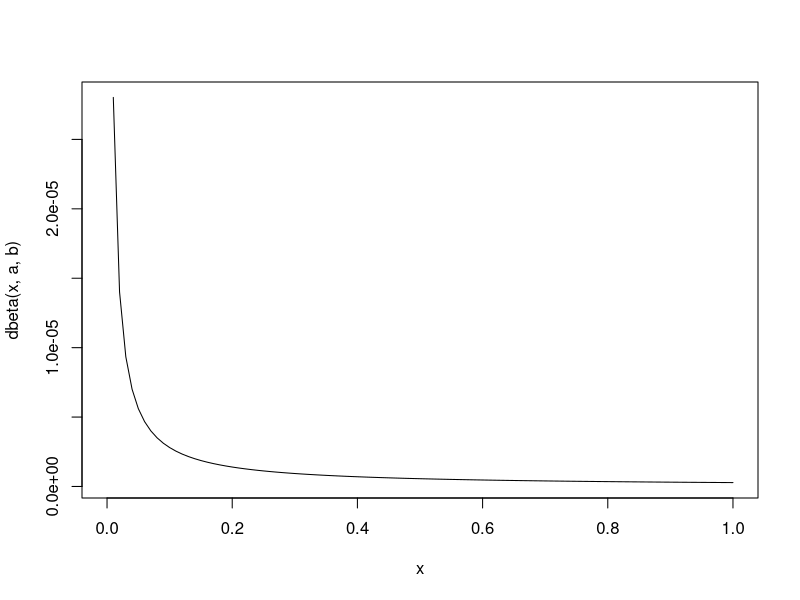

This chart was generated by the following R code:
rm(list=ls())
data=read.csv('examdata2019.csv', header=T)

K=33500000

Y=data$deaths
T=length(Y)

p_obj=2242/8000000000

b = 1
a = b*p_obj/(1-p_obj)
b = 1

x=seq(0,1,0.01)
plot(x,dbeta(x,a,b),type='l')

B=rbeta(1000000,a,b)
print(mean(B))
print(var(B))

#____________________
#MargLike
like = function(Y,p){
  return(prod(dbinom(Y,K,p)))
}

Lbinom = function(N,n){
  return(lgamma(N+1)-lgamma(N-n+1)-lgamma(n+1))
}

loglike = function(Y,p){
  res = Lbinom(K,Y) + Y*log(p) + (K-Y)*log(1-p) 
  return(sum(res))
}

N_mc=1e4
MargLike=0
p=rbeta(N_mc,a,b)

for (i in seq(1,N_mc)) MargLike = MargLike + exp(loglike(Y,p[i]))
  
MargLike = MargLike/N_mc

print(log(MargLike))


#------------------------------------

D2015_summer=data$deaths[data$year==2015 & (data$month == 7 | data$month == 8 | data$month == 9)]
D2015_autumn=data$deaths[data$year==2015 & (data$month == 10 | data$month == 11 | data$month == 12)]

b1 = 1
a1 = 1
b2 = 1
a2 = 0.5

print(a1/(a1+b1))
print(a2/(a2+b2))

N_mc=1e4
MargLike0 = 0
MargLike1 = 0

p=rbeta(N_mc,a,b)
p1=rbeta(N_mc,a1,b1)
p2=rbeta(N_mc,a2,b2)

for (i in seq(1,N_mc)){
  MargLike0 = MargLike + exp(loglike(Y,p[i]))
  MargLike1 = MargLike + exp(loglike(D2015_summer,p1[i])+loglike(D2015_autumn,p2[i]))
} 

MargLike0 = MargLike0/N_mc
MargLike1 = MargLike1/N_mc

print(log(MargLike0))
print(log(MargLike1))

print(log(MargLike0) - log(MargLike1))

b = 10
a = b*p_obj/(1-p_obj)

T=length(Y)
S=sum(Y)
LogMargLike0 = sum ( Lbinom(K,Y) )  - lgamma(K*T+a+b) + lgamma(S+a) + lgamma(K*T-S+b)



print(LogMargLike0)
exp(LogMargLike0)
